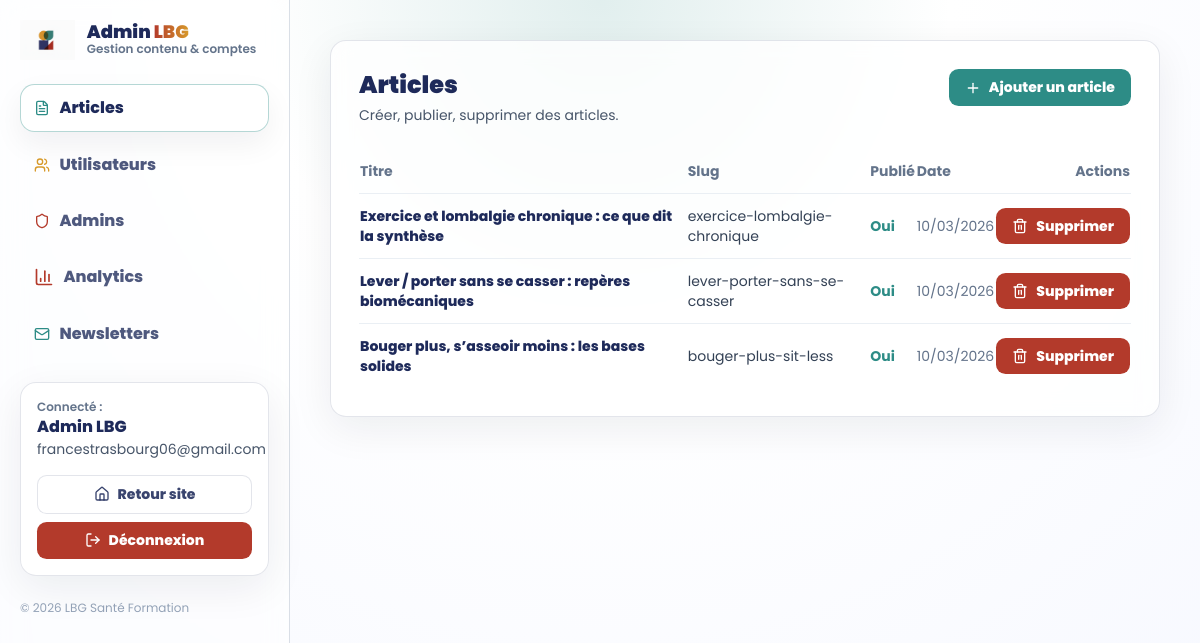
The app's page /admin/articles (signed in) with its own data.
### app.py (models this page shows)
class User(db.Model, UserMixin):
    id = db.Column(db.Integer, primary_key=True, autoincrement=True)
    last_name = db.Column(db.String(100), nullable=False)
    first_name = db.Column(db.String(100), nullable=False)
    email = db.Column(db.String(200), nullable=False)
    password = db.Column(db.String(256), nullable=False)
    newsletter = db.Column(db.Boolean, default=False)
    confirmed = db.Column(db.Boolean, default=False)
    confirmed_at = db.Column(db.DateTime, nullable=True)
    created_at = db.Column(db.DateTime, default=datetime.utcnow)
    is_admin = db.Column(db.Boolean, default=False)
    must_change_password = db.Column(db.Boolean, default=False)

class Article(db.Model):
    id = db.Column(db.Integer, primary_key=True, autoincrement=True)
    slug = db.Column(db.String(180), unique=True, nullable=False, index=True)
    title = db.Column(db.String(220), nullable=False)
    excerpt = db.Column(db.Text, nullable=False)  # aperçu court
    content_html = db.Column(db.Text, nullable=False)  # contenu complet (HTML)
    cover_image = db.Column(db.String(600), nullable=True)
    published = db.Column(db.Boolean, default=True)
    created_at = db.Column(db.DateTime, default=datetime.utcnow)

### app.py (the view)
@app.route("/admin/articles")
@admin_required
def admin_articles():
    items = Article.query.order_by(Article.created_at.desc()).all()
    return render_template("admin/articles.html", articles=items)

### app.py (called while the page is built)
@login_manager.user_loader
def load_user(user_id):
    return User.query.get(int(user_id))

def admin_required(fn):
    @wraps(fn)
    def wrapper(*args, **kwargs):
        if not current_user.is_authenticated:
            return login_manager.unauthorized()
        if not getattr(current_user, "is_admin", False):
            abort(403)
        return fn(*args, **kwargs)
    return wrapper

### templates/admin/articles.html (shortened to what this page needs)
{% extends "admin/base.html" %} {% set active = "articles" %} {% block content
%}
<div class="card p-7">
  <div class="flex items-start justify-between gap-4 flex-wrap">
    <div>
      <h2 class="font-orbitron font-black text-2xl text-[color:var(--navy)]">
        Articles
      </h2>
      <p class="text-slate-600 text-sm mt-1">
        Créer, publier, supprimer des articles.
      </p>
    </div>
    <a class="btn-cta alt" href="{{ url_for('admin_article_new') }}">
      <i data-lucide="plus" class="w-4 h-4"></i> Ajouter un article
    </a>
  </div>
  <div class="mt-6 overflow-x-auto">
    <table class="w-full text-sm">
      <thead class="text-slate-500">
        <tr>
          <th class="text-left py-3">Titre</th>
          <th class="text-left py-3">Slug</th>
          <th class="text-left py-3">Publié</th>
          <th class="text-left py-3">Date</th>
          <th class="text-right py-3">Actions</th>
        </tr>
      </thead>
      <tbody class="text-slate-700">
        {% for a in articles %}
        <tr class="border-t border-slate-200/70">
          <td class="py-3 font-extrabold text-[color:var(--navy)]">
            {{ a.title }}
          </td>
          <td class="py-3">{{ a.slug }}</td>
          <td class="py-3">
            {% if a.published %}
            <span class="font-bold" style="color: var(--teal)">Oui</span>
            {% else %}
            <span class="font-bold" style="color: var(--brick)">Non</span>
            {% endif %}
          </td>
          <td class="py-3 text-slate-500">
            {{ a.created_at.strftime("%d/%m/%Y") if a.created_at else "" }}
          </td>
          <td class="py-3 text-right">
            <form
              method="POST"
              action="{{ url_for('admin_article_delete', article_id=a.id) }}"
              onsubmit="return confirm('Supprimer cet article ?');"
            >
              <button class="btn-cta" type="submit">
                <i data-lucide="trash-2" class="w-4 h-4"></i> Supprimer
              </button>
            </form>
          </td>
        </tr>
        {% endfor %}
      </tbody>
    </table>
  </div>
</div>
{% endblock %}

### templates/admin/base.html (shortened to what this page needs)
<!DOCTYPE html>
<html lang="fr">
  <head>
    <script src="https://cdn.tailwindcss.com"></script>
  </head>
  <body>
    <div class="flex min-h-screen">
      <aside class="side">
        <div class="flex items-center gap-3">
          <img
            src="{{ url_for('static', filename='img/logo.png') }}"
            class="h-10 w-auto"
            alt="LBG"
          />
          <div>
            <div
              class="font-orbitron font-black text-[color:var(--navy)] text-lg leading-none"
            >
              Admin <span class="nav-link-glow">LBG</span>
            </div>
            <div class="text-xs text-slate-500 font-semibold">
              Gestion contenu & comptes
            </div>
          </div>
        </div>
        <div class="mt-6 grid gap-2">
          <a
            class="nav-item {% if active=='articles' %}active{% endif %}"
            href="{{ url_for('admin_articles') }}"
          >
            <i
              data-lucide="file-text"
              class="w-4 h-4"
              style="color: var(--teal)"
            ></i>
            Articles
          </a>
          <a
            class="nav-item {% if active=='users' %}active{% endif %}"
            href="{{ url_for('admin_users') }}"
          >
            <i
              data-lucide="users"
              class="w-4 h-4"
              style="color: var(--mustard)"
            ></i>
            Utilisateurs
          </a>
          <a
            class="nav-item {% if active=='admins' %}active{% endif %}"
            href="{{ url_for('admin_admins') }}"
          >
            <i
              data-lucide="shield"
              class="w-4 h-4"
              style="color: var(--brick)"
            ></i>
            Admins
          </a>
          <a
            href="{{ url_for('admin_analytics') }}"
            class="nav-item {% if active=='analytics' %}active{% endif %}"
          >
            <i
              data-lucide="bar-chart-3"
              class="w-5 h-5"
              class="w-4 h-4"
              style="color: var(--brick)"
            ></i>
            <span>Analytics</span>
          </a>
          <a
            class="nav-item {% if active=='newsletters' %}active{% endif %}"
            href="{{ url_for('admin_newsletters') }}"
          >
            <i
              data-lucide="mail"
              class="w-4 h-4"
              style="color: var(--teal)"
            ></i>
            Newsletters
          </a>
        </div>
        <div class="mt-6 card p-4">
          <div class="text-xs text-slate-500 font-semibold">Connecté :</div>
          <div class="font-extrabold text-[color:var(--navy)]">
            {{ current_user.first_name }} {{ current_user.last_name }}
          </div>
          <div class="text-sm text-slate-600">{{ current_user.email }}</div>
          <div class="mt-4 grid gap-2">
            <a class="btn-ghost w-full" href="{{ url_for('home') }}">
              <i data-lucide="home" class="w-4 h-4"></i> Retour site
            </a>
            <a class="btn-cta w-full" href="{{ url_for('logout') }}">
              <i data-lucide="log-out" class="w-4 h-4"></i> Déconnexion
            </a>
          </div>
        </div>
        <div class="mt-6 text-xs text-slate-400">
          © 2026 LBG Santé Formation
        </div>
      </aside>
      <main class="flex-1 p-6 md:p-10">
         {% block content %}{% endblock %}
      </main>
    </div>
  </body>
</html>

### templates/admin/base.html (style rules this page uses)
:root { --navy: #1e2a5a; --teal: #2d8c86; --brick: #b33a2b; --mustard: #d79a2b; --ink: #0f172a; --soft: #f6f8ff; }
body { font-family: "Poppins", sans-serif; background: radial-gradient( circle at top, rgba(45, 140, 134, 0.14) 0%, rgba(255, 255, 255, 1) 35%, rgba(246, 248, 255, 1) 100% ); color: var(--ink); min-height: 100vh; }
.nav-link-glow { font-weight: 900; background: linear-gradient( 90deg, var(--brick), var(--mustard), var(--teal), var(--brick) ); background-size: 300%; -webkit-background-clip: text; -webkit-text-fill-color: transparent; animation: glow-shift 3s linear infinite; }
.card { background: rgba(255, 255, 255, 0.78); border: 1px solid rgba(30, 42, 90, 0.12); border-radius: 1rem; backdrop-filter: blur(10px); box-shadow: 0 12px 40px rgba(15, 23, 42, 0.07); }
.btn-cta { display: inline-flex; align-items: center; justify-content: center; gap: 0.5rem; font-weight: 800; font-size: 0.875rem; padding: 0.5rem 1rem; border-radius: 0.6rem; background: var(--brick); color: #fff; border: none; transition: transform 0.2s ease, filter 0.2s ease; }
.btn-cta.alt { background: var(--teal); }
.btn-ghost { display: inline-flex; align-items: center; justify-content: center; gap: 0.5rem; font-weight: 800; font-size: 0.875rem; padding: 0.5rem 0.9rem; border-radius: 0.6rem; background: rgba(255, 255, 255, 0.72); color: rgba(30, 42, 90, 0.88); border: 1px solid rgba(30, 42, 90, 0.12); transition: transform 0.2s ease, border-color 0.2s ease; }
.side { width: 290px; position: sticky; top: 0; height: 100vh; padding: 1.25rem; border-right: 1px solid rgba(148, 163, 184, 0.35); background: rgba(255, 255, 255, 0.55); backdrop-filter: blur(12px); }
.nav-item { display: flex; align-items: center; gap: 0.6rem; padding: 0.7rem 0.8rem; border-radius: 0.9rem; font-weight: 800; color: rgba(30, 42, 90, 0.78); border: 1px solid transparent; transition: transform 0.15s ease, border-color 0.15s ease, background 0.15s ease; }
.nav-item.active { color: rgba(30, 42, 90, 1); border-color: rgba(45, 140, 134, 0.35); background: rgba(255, 255, 255, 0.75); box-shadow: 0 12px 30px rgba(15, 23, 42, 0.06); }

### records on screen
User: first_name "Admin", last_name "LBG", email "francestrasbourg06@gmail.com"
Article: title "Exercice et lombalgie chronique : ce que dit la synthèse", slug "exercice-lombalgie-chronique", published "Oui", created_at "10/03/2026"
Article: title "Lever / porter sans se casser : repères biomécaniques", slug "lever-porter-sans-se-casser", published "Oui", created_at "10/03/2026"
Article: title "Bouger plus, s’asseoir moins : les bases solides", slug "bouger-plus-sit-less", published "Oui", created_at "10/03/2026"
